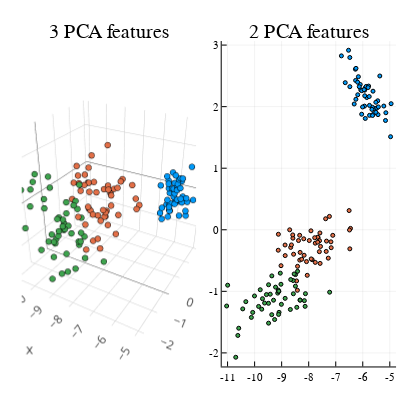

The code cell stored with this chart in its notebook:
### Code cell
p1=@df iris scatter3d( :t1, :t2, :t3,
    group = :Species, label = :none, ms = 1, size=(400,400), title="3 PCA features" );

p2 = @df iris scatter( :t1, :t2,
    group = :Species, label=:none, ms = 2, size=(400,400), title="2 PCA features" );

plot(p1,p2)

### Figure 1 — Plotly figure (JSON) as saved in the notebook; plotly's stock layout.template omitted (floating-point values rounded to 4 significant figures)
{"data": [{"colorbar": {"len": 0.9039, "title": {"text": ""}, "x": 0.4902, "y": 0.4896}, "legendgroup": "", "marker": {"color": "rgba(0, 154, 250, 1.000)", "line": {"color": "rgba(0, 0, 0, 1)", "width": 1}, "size": 2, "symbol": "circle"}, "mode": "markers", "name": "", "scene": "scene", "showlegend": false, "type": "scatter3d", "x": [-5.913, -5.572, -5.447, -5.436, -5.876, -6.478, -5.516, -5.851, -5.159, -5.645, -6.265, -5.752, -5.481, -4.951, -6.526, -6.79, -6.272, -5.93, -6.648, -6.095, -6.254, -6.074, -5.37, -6.041, -5.906, -5.75, -5.936, -6.039, -5.95, -5.601, -5.638, -6.185, -6.25, -6.479, -5.662, -5.621, -6.162, -5.784, -5.146, -5.926, -5.803, -4.971, -5.222, -6.007, -6.317, -5.514, -6.129, -5.423, -6.19, -5.762], "xaxis": "x", "y": [2.302, 1.972, 2.095, 1.87, 2.328, 2.325, 2.071, 2.148, 1.775, 1.99, 2.426, 2.02, 1.978, 2.048, 2.916, 2.825, 2.608, 2.268, 2.39, 2.361, 2.12, 2.272, 2.498, 1.877, 1.808, 1.859, 2.008, 2.26, 2.276, 1.883, 1.856, 2.193, 2.622, 2.798, 1.956, 2.251, 2.487, 2.334, 1.901, 2.176, 2.31, 1.512, 2.01, 1.994, 2.043, 1.909, 2.324, 1.996, 2.397, 2.164], "yaxis": "y", "z": [0.007402, 0.2446, 0.01503, 0.0205, -0.1103, -0.2372, -0.2299, 0.01879, 0.06104, 0.2249, 0.01708, -0.08755, 0.2481, 0.01475, 0.03312, -0.4123, -0.2135, -0.0463, 0.03467, -0.2548, 0.2078, -0.241, -0.2875, -0.0364, -0.1053, 0.283, -0.09453, 0.0517, 0.1251, -0.002721, 0.115, 0.1123, -0.2997, -0.2644, 0.1712, 0.1716, 0.2142, -0.1069, -0.0005685, 0.06901, -0.0906, 0.4686, -0.1356, -0.2695, -0.3322, 0.1407, -0.207, -0.0411, -0.03313, 0.09223], "zaxis": "z1"}, {"colorbar": {"len": 0.9039, "title": {"text": ""}, "x": 0.4902, "y": 0.4896}, "legendgroup": "", "marker": {"color": "rgba(227, 111, 71, 1.000)", "line": {"color": "rgba(0, 0, 0, 1)", "width": 1}, "size": 2, "symbol": "circle"}, "mode": "markers", "name": "", "scene": "scene", "showlegend": false, "type": "scatter3d", "x": [-9.12, -8.584, -9.127, -7.276, -8.558, -7.872, -8.666, -6.453, -8.638, -7.168, -6.479, -7.978, -7.563, -8.33, -7.374, -8.703, -7.907, -7.654, -8.053, -7.342, -8.412, -7.916, -8.448, -8.259, -8.334, -8.59, -8.869, -9.023, -8.169, -7.233, -7.177, -7.109, -7.585, -8.418, -7.757, -8.376, -8.874, -8.082, -7.668, -7.352, -7.578, -8.317, -7.598, -6.491, -7.605, -7.778, -7.756, -8.183, -6.505, -7.667], "xaxis": "x", "y": [-0.07306, -0.1362, -0.3322, -0.461, -0.3973, -0.4851, -0.286, 0.02238, -0.2455, -0.291, -0.3096, -0.175, -0.2704, -0.4928, 0.179, -0.0003834, -0.4729, -0.1248, -0.7398, -0.1836, -0.594, -0.01708, -0.8308, -0.4788, -0.08975, -0.08348, -0.4195, -0.5834, -0.4139, 0.2173, -0.1958, -0.09058, -0.05177, -0.9828, -0.5297, -0.1749, -0.2473, -0.5171, -0.1207, -0.3516, -0.546, -0.3673, -0.1773, -0.003877, -0.3556, -0.1288, -0.2178, -0.1466, 0.3121, -0.2016], "yaxis": "y", "z": [0.3244, -0.01876, 0.2762, 0.274, 0.2956, 0.007232, -0.202, 0.1077, 0.3857, -0.1945, 0.4162, -0.117, 0.7537, 0.07503, -0.05726, 0.259, -0.2854, 0.3097, 0.5561, 0.3025, -0.4487, 0.2377, 0.38, 0.25, 0.303, 0.2763, 0.4882, 0.1299, -0.01705, 0.3626, 0.3257, 0.3853, 0.2142, 0.0288, -0.3859, -0.4084, 0.1876, 0.6521, -0.1544, 0.139, 0.1015, 0.01343, 0.2758, 0.2254, 0.04229, -0.05637, -0.04254, 0.2026, 0.1047, 0.0309], "zaxis": "z1"}, {"colorbar": {"len": 0.9039, "title": {"text": ""}, "x": 0.4902, "y": 0.4896}, "legendgroup": "", "marker": {"color": "rgba(62, 164, 78, 1.000)", "line": {"color": "rgba(0, 0, 0, 1)", "width": 1}, "size": 2, "symbol": "circle"}, "mode": "markers", "name": "", "scene": "scene", "showlegend": false, "type": "scatter3d", "x": [-9.484, -8.318, -9.852, -9.009, -9.367, -10.59, -7.225, -10.12, -9.26, -10.33, -9.051, -8.871, -9.422, -8.132, -8.44, -9.129, -9.146, -11.03, -10.7, -8.16, -9.709, -8.12, -10.62, -8.574, -9.563, -10.0, -8.486, -8.538, -9.097, -9.792, -10.07, -11.0, -9.114, -8.664, -8.678, -10.44, -9.3, -9.109, -8.412, -9.484, -9.487, -9.363, -8.318, -9.737, -9.631, -9.227, -8.566, -9.026, -9.106, -8.49], "xaxis": "x", "y": [-1.517, -1.143, -1.245, -1.211, -1.379, -1.599, -1.014, -1.423, -1.458, -1.168, -0.7048, -1.114, -1.047, -1.244, -1.26, -0.9781, -1.029, -1.238, -2.071, -1.151, -1.119, -1.038, -1.716, -0.8246, -1.053, -1.075, -0.7274, -0.7174, -1.341, -0.9738, -1.342, -0.9002, -1.375, -0.8085, -1.295, -1.285, -1.144, -1.003, -0.6749, -0.8928, -1.194, -0.7489, -1.143, -1.29, -1.19, -0.9313, -1.039, -0.885, -0.9964, -0.9159], "yaxis": "y", "z": [-0.7623, -0.2327, 0.06275, -0.09259, -0.2863, 0.2724, -0.4067, 0.3681, 0.3665, -0.5188, -0.2726, 0.05672, -0.06423, -0.1957, -0.5688, -0.4957, -0.05377, -0.2772, 0.4676, 0.426, -0.2683, -0.4426, 0.5055, 0.08387, -0.3288, 0.1331, -0.02795, -0.2191, -0.136, 0.3874, 0.444, -0.0516, -0.1897, 0.1656, 0.2244, 0.2448, -0.7524, -0.1715, -0.2634, -0.07562, -0.349, -0.1653, -0.2327, -0.3303, -0.5437, -0.2041, 0.1593, -0.1434, -0.7371, -0.3314], "zaxis": "z1"}, {"colorbar": {"len": 0.9039, "title": {"text": ""}, "x": 0.9902, "y": 0.4896}, "legendgroup": "", "marker": {"color": "rgba(0, 154, 250, 1.000)", "line": {"color": "rgba(0, 0, 0, 1)", "width": 1}, "size": 4, "symbol": "circle"}, "mode": "markers", "name": "", "showlegend": false, "type": "scatter", "x": [-5.913, -5.572, -5.447, -5.436, -5.876, -6.478, -5.516, -5.851, -5.159, -5.645, -6.265, -5.752, -5.481, -4.951, -6.526, -6.79, -6.272, -5.93, -6.648, -6.095, -6.254, -6.074, -5.37, -6.041, -5.906, -5.75, -5.936, -6.039, -5.95, -5.601, -5.638, -6.185, -6.25, -6.479, -5.662, -5.621, -6.162, -5.784, -5.146, -5.926, -5.803, -4.971, -5.222, -6.007, -6.317, -5.514, -6.129, -5.423, -6.19, -5.762], "xaxis": "x2", "y": [2.302, 1.972, 2.095, 1.87, 2.328, 2.325, 2.071, 2.148, 1.775, 1.99, 2.426, 2.02, 1.978, 2.048, 2.916, 2.825, 2.608, 2.268, 2.39, 2.361, 2.12, 2.272, 2.498, 1.877, 1.808, 1.859, 2.008, 2.26, 2.276, 1.883, 1.856, 2.193, 2.622, 2.798, 1.956, 2.251, 2.487, 2.334, 1.901, 2.176, 2.31, 1.512, 2.01, 1.994, 2.043, 1.909, 2.324, 1.996, 2.397, 2.164], "yaxis": "y2"}, {"colorbar": {"len": 0.9039, "title": {"text": ""}, "x": 0.9902, "y": 0.4896}, "legendgroup": "", "marker": {"color": "rgba(227, 111, 71, 1.000)", "line": {"color": "rgba(0, 0, 0, 1)", "width": 1}, "size": 4, "symbol": "circle"}, "mode": "markers", "name": "", "showlegend": false, "type": "scatter", "x": [-9.12, -8.584, -9.127, -7.276, -8.558, -7.872, -8.666, -6.453, -8.638, -7.168, -6.479, -7.978, -7.563, -8.33, -7.374, -8.703, -7.907, -7.654, -8.053, -7.342, -8.412, -7.916, -8.448, -8.259, -8.334, -8.59, -8.869, -9.023, -8.169, -7.233, -7.177, -7.109, -7.585, -8.418, -7.757, -8.376, -8.874, -8.082, -7.668, -7.352, -7.578, -8.317, -7.598, -6.491, -7.605, -7.778, -7.756, -8.183, -6.505, -7.667], "xaxis": "x2", "y": [-0.07306, -0.1362, -0.3322, -0.461, -0.3973, -0.4851, -0.286, 0.02238, -0.2455, -0.291, -0.3096, -0.175, -0.2704, -0.4928, 0.179, -0.0003834, -0.4729, -0.1248, -0.7398, -0.1836, -0.594, -0.01708, -0.8308, -0.4788, -0.08975, -0.08348, -0.4195, -0.5834, -0.4139, 0.2173, -0.1958, -0.09058, -0.05177, -0.9828, -0.5297, -0.1749, -0.2473, -0.5171, -0.1207, -0.3516, -0.546, -0.3673, -0.1773, -0.003877, -0.3556, -0.1288, -0.2178, -0.1466, 0.3121, -0.2016], "yaxis": "y2"}, {"colorbar": {"len": 0.9039, "title": {"text": ""}, "x": 0.9902, "y": 0.4896}, "legendgroup": "", "marker": {"color": "rgba(62, 164, 78, 1.000)", "line": {"color": "rgba(0, 0, 0, 1)", "width": 1}, "size": 4, "symbol": "circle"}, "mode": "markers", "name": "", "showlegend": false, "type": "scatter", "x": [-9.484, -8.318, -9.852, -9.009, -9.367, -10.59, -7.225, -10.12, -9.26, -10.33, -9.051, -8.871, -9.422, -8.132, -8.44, -9.129, -9.146, -11.03, -10.7, -8.16, -9.709, -8.12, -10.62, -8.574, -9.563, -10.0, -8.486, -8.538, -9.097, -9.792, -10.07, -11.0, -9.114, -8.664, -8.678, -10.44, -9.3, -9.109, -8.412, -9.484, -9.487, -9.363, -8.318, -9.737, -9.631, -9.227, -8.566, -9.026, -9.106, -8.49], "xaxis": "x2", "y": [-1.517, -1.143, -1.245, -1.211, -1.379, -1.599, -1.014, -1.423, -1.458, -1.168, -0.7048, -1.114, -1.047, -1.244, -1.26, -0.9781, -1.029, -1.238, -2.071, -1.151, -1.119, -1.038, -1.716, -0.8246, -1.053, -1.075, -0.7274, -0.7174, -1.341, -0.9738, -1.342, -0.9002, -1.375, -0.8085, -1.295, -1.285, -1.144, -1.003, -0.6749, -0.8928, -1.194, -0.7489, -1.143, -1.29, -1.19, -0.9313, -1.039, -0.885, -0.9964, -0.9159], "yaxis": "y2"}], "layout": {"annotations": [{"font": {"color": "rgba(0, 0, 0, 1)", "family": "sans-serif", "size": 20}, "rotation": 0, "showarrow": false, "text": "3 PCA features", "x": 0.2722, "xanchor": "center", "xref": "paper", "y": 1, "yanchor": "top", "yref": "paper"}, {"font": {"color": "rgba(0, 0, 0, 1)", "family": "sans-serif", "size": 20}, "rotation": 0, "showarrow": false, "text": "2 PCA features", "x": 0.7722, "xanchor": "center", "xref": "paper", "y": 1, "yanchor": "top", "yref": "paper"}], "height": 400, "legend": {"bgcolor": "rgba(255, 255, 255, 1.000)", "bordercolor": "rgba(0, 0, 0, 1)", "borderwidth": 1, "font": {"color": "rgba(0, 0, 0, 1)", "family": "sans-serif", "size": 11}, "title": {"font": {"color": "rgba(0, 0, 0, 1)", "family": "sans-serif", "size": 15}, "text": ""}, "tracegroupgap": 0, "traceorder": "normal", "x": 1, "xanchor": "auto", "y": 1, "yanchor": "auto"}, "margin": {"b": 20, "l": 0, "r": 0, "t": 20}, "paper_bgcolor": "rgba(255, 255, 255, 1.000)", "plot_bgcolor": "rgba(255, 255, 255, 1.000)", "scene": {"aspectmode": "auto", "aspectratio": {"x": 1, "y": 1, "z": 1}, "camera": {"eye": {"x": 1.126, "y": -1.95, "z": 1.3}, "projection": "orthographic"}, "domain": {"x": [0.05429, 0.4902], "y": [0.03762, 0.9415]}, "xaxis1": {"gridcolor": "rgba(0, 0, 0, 0.1)", "gridwidth": 0.5, "linecolor": "rgba(0, 0, 0, 1)", "mirror": false, "range": [-11.22, -4.769], "showgrid": true, "showline": true, "showticklabels": true, "tickangle": 0, "tickcolor": "rgb(0, 0, 0)", "tickfont": {"color": "rgba(0, 0, 0, 1)", "family": "sans-serif", "size": 11}, "tickmode": "array", "ticks": "inside", "ticktext": ["-11", "-10", "-9", "-8", "-7", "-6", "-5"], "tickvals": [-11, -10, -9, -8, -7, -6, -5], "title": "", "titlefont": {"color": "rgba(0, 0, 0, 1)", "family": "sans-serif", "size": 15}, "type": "-", "visible": true, "zeroline": false, "zerolinecolor": "rgba(0, 0, 0, 1)"}, "yaxis1": {"gridcolor": "rgba(0, 0, 0, 0.1)", "gridwidth": 0.5, "linecolor": "rgba(0, 0, 0, 1)", "mirror": false, "range": [-2.22, 3.066], "showgrid": true, "showline": true, "showticklabels": true, "tickangle": 0, "tickcolor": "rgb(0, 0, 0)", "tickfont": {"color": "rgba(0, 0, 0, 1)", "family": "sans-serif", "size": 11}, "tickmode": "array", "ticks": "inside", "ticktext": ["-2", "-1", "0", "1", "2", "3"], "tickvals": [-2, -1, 0, 1, 2, 3], "title": "", "titlefont": {"color": "rgba(0, 0, 0, 1)", "family": "sans-serif", "size": 15}, "type": "-", "visible": true, "zeroline": false, "zerolinecolor": "rgba(0, 0, 0, 1)"}, "zaxis1": {"gridcolor": "rgba(0, 0, 0, 0.1)", "gridwidth": 0.5, "linecolor": "rgba(0, 0, 0, 1)", "mirror": false, "range": [-0.8077, 0.7992], "showgrid": true, "showline": true, "showticklabels": true, "tickangle": 0, "tickcolor": "rgb(0, 0, 0)", "tickfont": {"color": "rgba(0, 0, 0, 1)", "family": "sans-serif", "size": 11}, "tickmode": "array", "ticks": "inside", "ticktext": ["-0.6", "-0.3", "0.0", "0.3", "0.6"], "tickvals": [-0.6, -0.3, 0, 0.3, 0.6], "title": "", "titlefont": {"color": "rgba(0, 0, 0, 1)", "family": "sans-serif", "size": 15}, "type": "-", "visible": true, "zeroline": false, "zerolinecolor": "rgba(0, 0, 0, 1)"}}, "showlegend": true, "width": 400, "xaxis2": {"anchor": "y2", "domain": [0.5543, 0.9902], "gridcolor": "rgba(0, 0, 0, 0.1)", "gridwidth": 0.5, "linecolor": "rgba(0, 0, 0, 1)", "mirror": false, "range": [-11.22, -4.769], "showgrid": true, "showline": true, "showticklabels": true, "tickangle": 0, "tickcolor": "rgb(0, 0, 0)", "tickfont": {"color": "rgba(0, 0, 0, 1)", "family": "sans-serif", "size": 11}, "tickmode": "array", "ticks": "inside", "ticktext": ["-11", "-10", "-9", "-8", "-7", "-6", "-5"], "tickvals": [-11, -10, -9, -8, -7, -6, -5], "title": {"font": {"color": "rgba(0, 0, 0, 1)", "family": "sans-serif", "size": 15}, "text": ""}, "type": "linear", "visible": true, "zeroline": false, "zerolinecolor": "rgba(0, 0, 0, 1)"}, "yaxis2": {"anchor": "x2", "domain": [0.03762, 0.9415], "gridcolor": "rgba(0, 0, 0, 0.1)", "gridwidth": 0.5, "linecolor": "rgba(0, 0, 0, 1)", "mirror": false, "range": [-2.22, 3.066], "showgrid": true, "showline": true, "showticklabels": true, "tickangle": 0, "tickcolor": "rgb(0, 0, 0)", "tickfont": {"color": "rgba(0, 0, 0, 1)", "family": "sans-serif", "size": 11}, "tickmode": "array", "ticks": "inside", "ticktext": ["-2", "-1", "0", "1", "2", "3"], "tickvals": [-2, -1, 0, 1, 2, 3], "title": {"font": {"color": "rgba(0, 0, 0, 1)", "family": "sans-serif", "size": 15}, "text": ""}, "type": "linear", "visible": true, "zeroline": false, "zerolinecolor": "rgba(0, 0, 0, 1)"}}}
